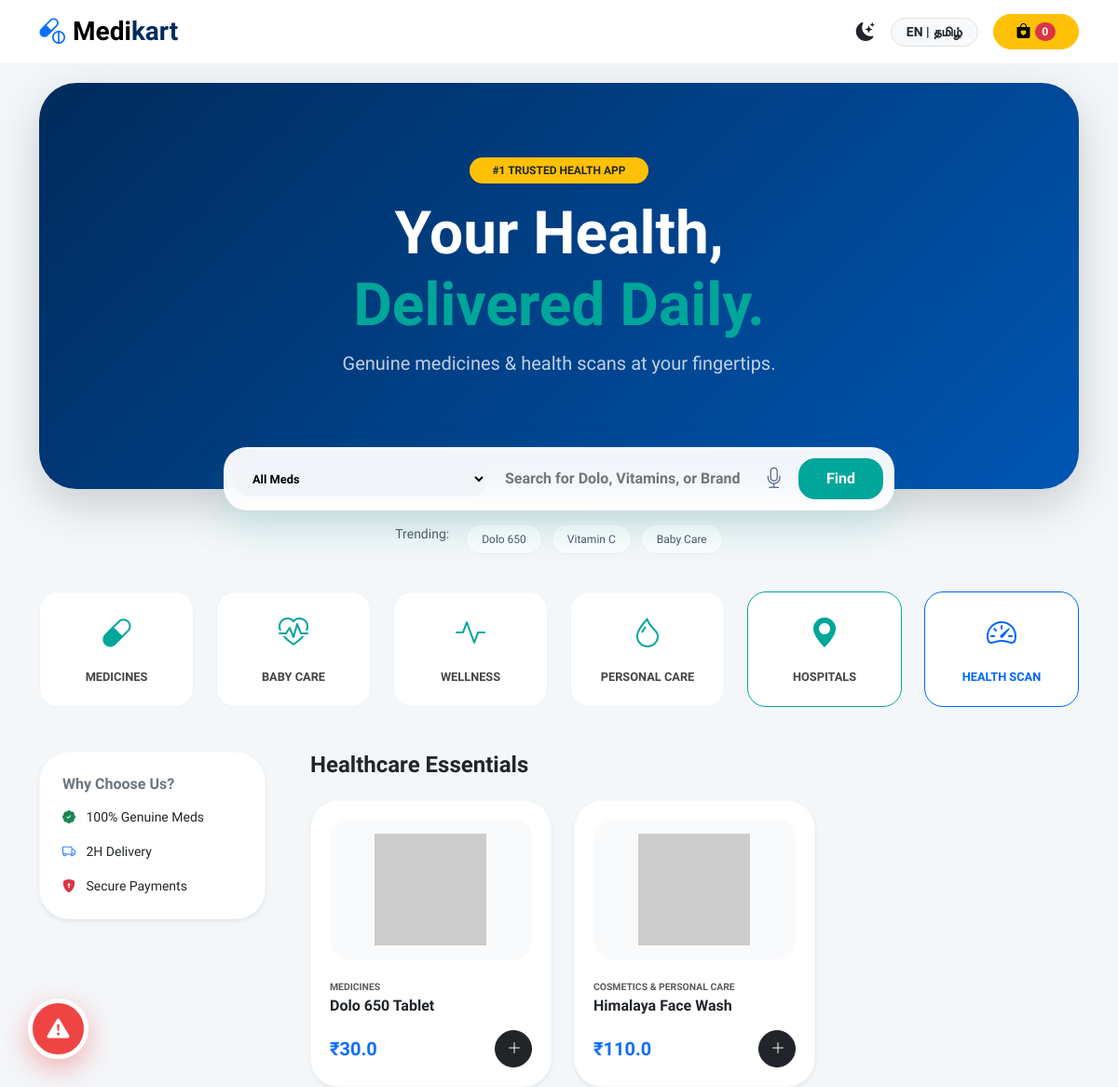
Before: / with the older database file.
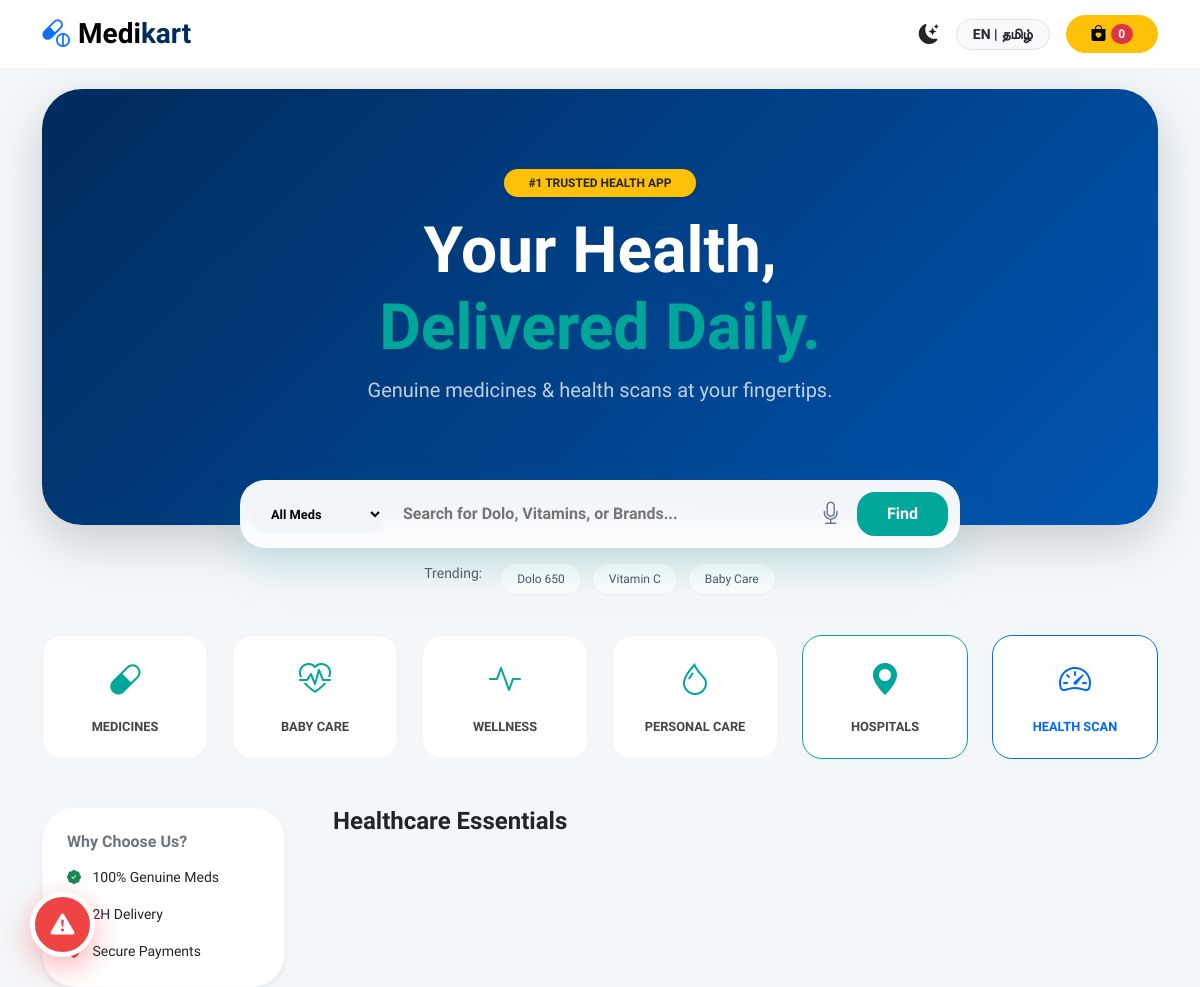
After: the same page with the newer database file.
### app.py (models this page shows)
class Product(db.Model):
    id = db.Column(db.Integer, primary_key=True)
    sku = db.Column(db.String(50), unique=True)
    name = db.Column(db.String(100), nullable=False)
    category_id = db.Column(db.Integer, db.ForeignKey('category.id'))
    description = db.Column(db.Text)
    price = db.Column(db.Float, nullable=False)
    stock_quantity = db.Column(db.Integer, default=50)
    image_url = db.Column(db.String(200))
    search_tags = db.Column(db.String(200))

class Category(db.Model):
    id = db.Column(db.Integer, primary_key=True)
    name = db.Column(db.String(100), nullable=False, unique=True)
    products = db.relationship('Product', backref='category', lazy=True)

### app.py (the view)
@app.route('/')
def index():
    categories = Category.query.all()
    q = request.args.get('q', '').strip()
    cat_id = request.args.get('cat')
    if cat_id: products = Product.query.filter_by(category_id=cat_id).all()
    elif q: products = Product.query.filter((Product.name.contains(q)) | (Product.search_tags.contains(q))).all()
    else: products = Product.query.all()
    return render_template('index.html', products=products, categories=categories)

### templates/index.html (shortened to what this page needs)
<!DOCTYPE html>
<html lang="en" data-bs-theme="light">
<head>
    <link href="https://cdn.jsdelivr.net/npm/bootstrap@5.3.0/dist/css/bootstrap.min.css" rel="stylesheet">
    <link rel="stylesheet" href="https://cdn.jsdelivr.net/npm/bootstrap-icons@1.11.1/font/bootstrap-icons.css">
    <link href="https://unpkg.com/aos@2.3.1/dist/aos.css" rel="stylesheet">
</head>
<body>
<nav class="navbar navbar-expand-lg sticky-top">
    <div class="container">
        <a class="navbar-brand fw-bold fs-3" href="/">
            <i class="bi bi-capsule-pill text-primary me-2"></i>Medi<span style="color:var(--secondary)">kart</span>
        </a>
        <div class="d-flex align-items-center gap-3 ms-auto">
            <button class="btn btn-link text-dark p-0" onclick="toggleTheme()"><i class="bi bi-moon-stars-fill fs-5" id="themeIcon"></i></button>
            <div class="bg-light px-3 py-1 rounded-pill border small fw-bold" id="langBtn" onclick="toggleLang()" style="cursor:pointer">EN | தமிழ்</div>
            <a href="/cart" class="btn btn-warning rounded-pill px-4 position-relative">
                <i class="bi bi-bag-heart-fill"></i>
                <span id="cart-count-badge" class="badge bg-danger rounded-pill">{{ session['cart']|length if session['cart'] else 0 }}</span>
            </a>
        </div>
    </div>
</nav>
<main class="container">
    <div class="hero-section shadow-lg text-center" data-aos="fade-up">
        <span class="badge bg-warning text-dark mb-3 px-4 py-2 rounded-pill fw-bold shadow-sm">#1 TRUSTED HEALTH APP</span>
        <h1 class="display-3 fw-bold mb-2" id="heroTitle">Your Health, <br><span style="color:var(--primary)">Delivered Daily.</span></h1>
        <p class="lead opacity-75 mb-0" id="heroSub">Genuine medicines & health scans at your fingertips.</p>
    </div>
    <div class="omni-search-wrapper" data-aos="zoom-in" data-aos-delay="200">
        <form action="/" method="GET" id="searchForm">
            <div class="omni-search-bar">
                <select class="search-cat-select" name="cat">
                    <option value="">All Meds</option>
                </select>
                <input type="text" name="q" id="omniInput" placeholder="Search for Dolo, Vitamins, or Brands..." onfocus="openSearch()" autocomplete="off">
                <div class="d-flex align-items-center">
                    <i class="bi bi-mic mic-icon" id="voiceTrigger" title="Voice Search"></i>
                    <button type="submit" class="search-trigger-btn">Find</button>
                </div>
            </div>
        </form>
        <div class="trending-wrap">
            <span class="small text-muted me-2">Trending:</span>
            <a href="/?q=Dolo" class="trend-tag">Dolo 650</a>
            <a href="/?q=Vitamin" class="trend-tag">Vitamin C</a>
            <a href="/?q=Baby" class="trend-tag">Baby Care</a>
        </div>
    </div>
    <div class="row g-4 mb-5" data-aos="fade-up">
        <div class="col-6 col-md-2"><a href="/?cat=1" class="category-icon-box"><i class="bi bi-capsule"></i><span>Medicines</span></a></div>
        <div class="col-6 col-md-2"><a href="/?cat=2" class="category-icon-box"><i class="bi bi-heart-pulse"></i><span>Baby Care</span></a></div>
        <div class="col-6 col-md-2"><a href="/?cat=3" class="category-icon-box"><i class="bi bi-activity"></i><span>Wellness</span></a></div>
        <div class="col-6 col-md-2"><a href="/?cat=4" class="category-icon-box"><i class="bi bi-droplet"></i><span>Personal Care</span></a></div>
        <div class="col-6 col-md-2"><a href="/hospitals-near-me" class="category-icon-box" style="border-color: var(--primary);"><i class="bi bi-geo-alt-fill"></i><span>Hospitals</span></a></div>
        <div class="col-6 col-md-2"><div class="category-icon-box" data-bs-toggle="modal" data-bs-target="#healthScanModal" style="border-color: #0066ff;"><i class="bi bi-speedometer2" style="color:#0066ff"></i><span style="color:#0066ff">Health Scan</span></div></div>
    </div>
    <div class="row g-5">
        <div class="col-lg-3">
            <div class="bg-white p-4 rounded-5 shadow-sm border border-light" data-aos="fade-right">
                <h6 class="fw-bold mb-3 text-secondary">Why Choose Us?</h6>
                <div class="small mb-3"><i class="bi bi-patch-check-fill text-success me-2"></i> 100% Genuine Meds</div>
                <div class="small mb-3"><i class="bi bi-truck text-primary me-2"></i> 2H Delivery</div>
                <div class="small"><i class="bi bi-shield-lock-fill text-danger me-2"></i> Secure Payments</div>
            </div>
        </div>
        <div class="col-lg-9">
            <h4 class="fw-bold mb-4" id="gridTitle">Healthcare Essentials</h4>
            <div class="row g-4">
                {% for product in products %}
                <div class="col-md-4" data-aos="fade-up" data-aos-delay="{{ loop.index0 * 50 }}">
                    <div class="medicine-card shadow-sm border border-light">
                        <div class="img-container mb-3"><img src="{{ product.image_url }}" alt="{{ product.name }}"></div>
                        <span class="text-muted small text-uppercase fw-bold" style="font-size: 0.65rem;">{{ product.category.name }}</span>
                        <h6 class="fw-bold mb-2 text-truncate">{{ product.name }}</h6>
                        <div class="d-flex justify-content-between align-items-center mt-3">
                            <span class="h5 fw-bold text-primary mb-0">₹{{ product.price }}</span>
                            <button onclick="addToCart({{ product.id }})" class="btn btn-dark rounded-circle" style="width:40px; height:40px;"><i class="bi bi-plus-lg"></i></button>
                        </div>
                    </div>
                </div>
                {% endfor %}
            </div>
        </div>
    </div>
</main>
<button class="sos-btn" data-bs-toggle="modal" data-bs-target="#sosModal"><i class="bi bi-exclamation-triangle-fill"></i></button>
</body>
</html>

### templates/index.html (style rules this page uses)
:root { --primary: #00a699; --secondary: #002b5c; --accent: #ff9f43; --bg-light: #f4f7fa; --glass: rgba(255, 255, 255, 0.95); }
body { background-color: var(--bg-light); font-family: 'Plus Jakarta Sans', sans-serif; transition: 0.3s ease; }
.navbar { background: var(--glass) !important; backdrop-filter: blur(15px); border-bottom: 1px solid rgba(0,0,0,0.05); z-index: 1200; }
.omni-search-wrapper { position: relative; max-width: 750px; margin: -45px auto 40px; z-index: 1100; padding: 0 15px; }
.omni-search-bar { background: rgba(255, 255, 255, 0.95); backdrop-filter: blur(15px); border-radius: 25px; padding: 10px; display: flex; align-items: center; box-shadow: 0 20px 45px rgba(0, 166, 153, 0.15); border: 2px solid transparent; transition: 0.4s; }
.search-cat-select { border: none; background: #f1f5f9; padding: 10px 15px; border-radius: 15px; font-weight: 700; font-size: 0.8rem; outline: none; margin-right: 10px; display: none; }
@media (min-width: 768px) { .search-cat-select { display: block; } }
.omni-search-bar input { border: none; background: transparent; flex-grow: 1; padding: 10px; font-weight: 600; outline: none; }
.mic-icon { color: #64748b; font-size: 1.4rem; cursor: pointer; margin: 0 15px; transition: 0.3s; }
.search-trigger-btn { background: var(--primary); color: white; border: none; padding: 10px 30px; border-radius: 18px; font-weight: 700; transition: 0.3s; }
.trending-wrap { display: flex; gap: 10px; margin-top: 15px; justify-content: center; flex-wrap: wrap; }
.trend-tag { font-size: 0.75rem; background: rgba(255,255,255,0.7); padding: 6px 16px; border-radius: 50px; color: #475569; text-decoration: none; border: 1px solid rgba(0,0,0,0.05); transition: 0.3s; }
.hero-section { background: linear-gradient(135deg, #002b5c 0%, #0056b3 100%); border-radius: 40px; padding: 80px 40px 120px; color: white; margin-top: 20px; position: relative; overflow: hidden; }
.category-icon-box { background: white; border-radius: 20px; padding: 20px; text-align: center; transition: 0.3s; cursor: pointer; border: 1px solid #f1f1f1; text-decoration: none; display: block; }
.category-icon-box i { font-size: 2rem; color: var(--primary); margin-bottom: 10px; display: block; }
.category-icon-box span { font-weight: 700; font-size: 0.8rem; color: #444; text-transform: uppercase; }
.sos-btn { position: fixed; bottom: 30px; left: 30px; z-index: 2000; background: #ef4444; color: white; width: 65px; height: 65px; border-radius: 50%; border: 5px solid white; box-shadow: 0 10px 30px rgba(239, 68, 68, 0.4); display: flex; align-items: center; justify-content: center; font-size: 1.5rem; transition: 0.3s; }

Changed rows visible on the page:
removed Product: category.name "MEDICINES", name "Dolo 650 Tablet", price "30.0"
removed Product: category.name "COSMETICS & PERSONAL CARE", name "Himalaya Face Wash", price "110.0"
